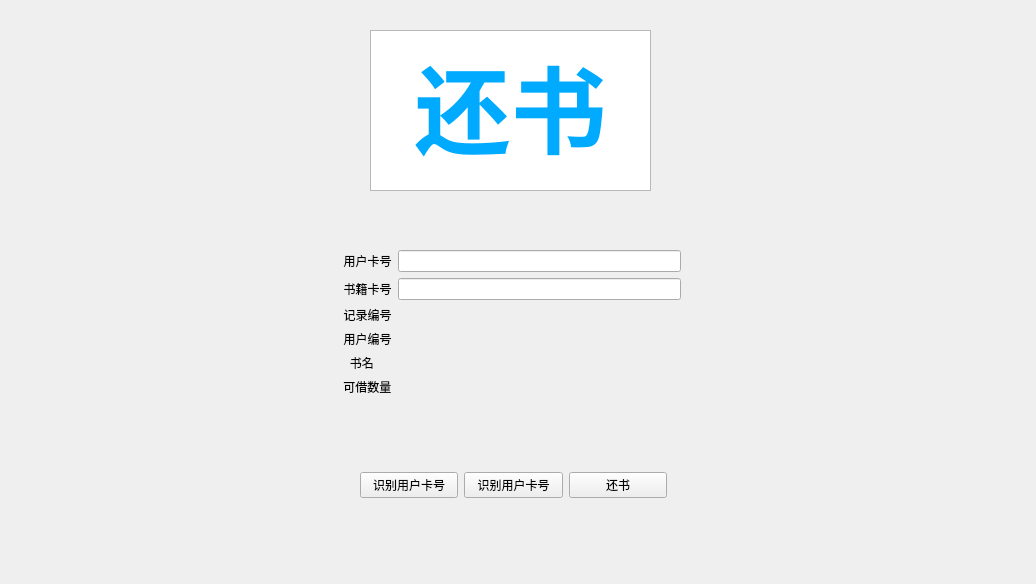
<?xml version="1.0" encoding="UTF-8"?>
<ui version="4.0">
 <class>ReturnBook</class>
 <widget class="QWidget" name="ReturnBook">
  <property name="geometry">
   <rect>
    <x>0</x>
    <y>0</y>
    <width>1036</width>
    <height>584</height>
   </rect>
  </property>
  <property name="windowTitle">
   <string>Form</string>
  </property>
  <widget class="QTextBrowser" name="textBrowser">
   <property name="geometry">
    <rect>
     <x>370</x>
     <y>30</y>
     <width>281</width>
     <height>161</height>
    </rect>
   </property>
   <property name="html">
    <string>&lt;!DOCTYPE HTML PUBLIC &quot;-//W3C//DTD HTML 4.0//EN&quot; &quot;http://www.w3.org/TR/REC-html40/strict.dtd&quot;&gt;
&lt;html&gt;&lt;head&gt;&lt;meta name=&quot;qrichtext&quot; content=&quot;1&quot; /&gt;&lt;style type=&quot;text/css&quot;&gt;
p, li { white-space: pre-wrap; }
&lt;/style&gt;&lt;/head&gt;&lt;body style=&quot; font-family:'SimSun'; font-size:9pt; font-weight:400; font-style:normal;&quot;&gt;
&lt;p align=&quot;center&quot; style=&quot; margin-top:0px; margin-bottom:0px; margin-left:0px; margin-right:0px; -qt-block-indent:0; text-indent:0px;&quot;&gt;&lt;span style=&quot; font-size:72pt; font-weight:600; color:#00aaff;&quot;&gt;还书&lt;/span&gt;&lt;/p&gt;&lt;/body&gt;&lt;/html&gt;</string>
   </property>
  </widget>
  <widget class="QWidget" name="formLayoutWidget_3">
   <property name="geometry">
    <rect>
     <x>340</x>
     <y>250</y>
     <width>341</width>
     <height>147</height>
    </rect>
   </property>
   <layout class="QFormLayout" name="formLayout_3">
    <item row="0" column="0">
     <widget class="QLabel" name="label_8">
      <property name="text">
       <string> 用户卡号</string>
      </property>
      <property name="alignment">
       <set>Qt::AlignCenter</set>
      </property>
     </widget>
    </item>
    <item row="0" column="1">
     <widget class="QLineEdit" name="userId"/>
    </item>
    <item row="1" column="0">
     <widget class="QLabel" name="label_2">
      <property name="text">
       <string> 书籍卡号</string>
      </property>
      <property name="alignment">
       <set>Qt::AlignCenter</set>
      </property>
     </widget>
    </item>
    <item row="1" column="1">
     <widget class="QLineEdit" name="bookId"/>
    </item>
    <item row="3" column="0">
     <widget class="QLabel" name="label_10">
      <property name="text">
       <string> 用户编号</string>
      </property>
      <property name="alignment">
       <set>Qt::AlignCenter</set>
      </property>
     </widget>
    </item>
    <item row="3" column="1">
     <widget class="QLabel" name="uid">
      <property name="text">
       <string/>
      </property>
      <property name="alignment">
       <set>Qt::AlignCenter</set>
      </property>
     </widget>
    </item>
    <item row="4" column="0">
     <widget class="QLabel" name="label_3">
      <property name="text">
       <string>   书名</string>
      </property>
      <property name="alignment">
       <set>Qt::AlignCenter</set>
      </property>
     </widget>
    </item>
    <item row="4" column="1">
     <widget class="QLabel" name="bookname">
      <property name="text">
       <string/>
      </property>
      <property name="alignment">
       <set>Qt::AlignCenter</set>
      </property>
     </widget>
    </item>
    <item row="5" column="0">
     <widget class="QLabel" name="label_11">
      <property name="text">
       <string> 可借数量</string>
      </property>
     </widget>
    </item>
    <item row="5" column="1">
     <widget class="QLabel" name="canbor">
      <property name="text">
       <string/>
      </property>
      <property name="alignment">
       <set>Qt::AlignCenter</set>
      </property>
     </widget>
    </item>
    <item row="2" column="0">
     <widget class="QLabel" name="label_12">
      <property name="text">
       <string> 记录编号</string>
      </property>
      <property name="alignment">
       <set>Qt::AlignCenter</set>
      </property>
     </widget>
    </item>
    <item row="2" column="1">
     <widget class="QLabel" name="rid">
      <property name="text">
       <string/>
      </property>
      <property name="alignment">
       <set>Qt::AlignCenter</set>
      </property>
     </widget>
    </item>
   </layout>
  </widget>
  <widget class="QWidget" name="horizontalLayoutWidget">
   <property name="geometry">
    <rect>
     <x>360</x>
     <y>470</y>
     <width>307</width>
     <height>31</height>
    </rect>
   </property>
   <layout class="QHBoxLayout" name="horizontalLayout">
    <item>
     <widget class="QPushButton" name="getuserId">
      <property name="text">
       <string>识别用户卡号</string>
      </property>
     </widget>
    </item>
    <item>
     <widget class="QPushButton" name="getbookId">
      <property name="text">
       <string>识别用户卡号</string>
      </property>
     </widget>
    </item>
    <item>
     <widget class="QPushButton" name="retbook">
      <property name="text">
       <string>还书</string>
      </property>
     </widget>
    </item>
   </layout>
  </widget>
 </widget>
 <resources/>
 <connections/>
</ui>
